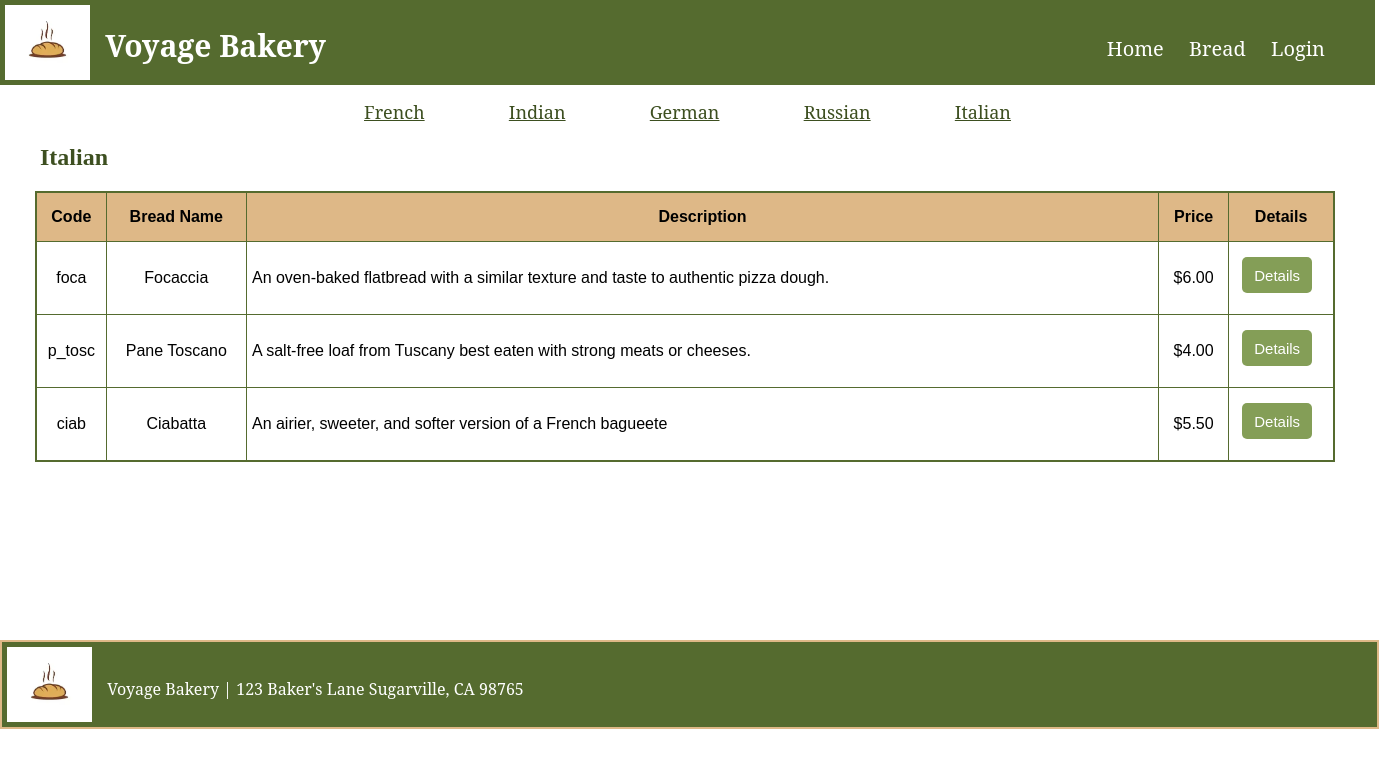
The app's page /bread_shop/bread.php?bread_category_id=5 with its own data.
### tables this page shows
CREATE TABLE IF NOT EXISTS `breadCategories` (
`breadCategoryID` int(11) NOT NULL,
  `breadCategoryName` varchar(255) NOT NULL,
  `dateAdded` datetime NOT NULL
);

CREATE TABLE IF NOT EXISTS `bread` (
`breadID` int(11) NOT NULL,
  `breadCategoryID` int(11) NOT NULL,
  `breadCode` varchar(10) NOT NULL,
  `breadName` varchar(255) NOT NULL,
  `description` text NOT NULL,
  `price` decimal(10,2) NOT NULL,
  `dateAdded` datetime NOT NULL
);

### bread_shop/bread.php (the view, shortened to what this page needs)
<?php
require("database.php");
$bread_category_id = filter_input(INPUT_GET, 'bread_category_id', FILTER_VALIDATE_INT);
$queryCategories = 'SELECT * FROM breadCategories
ORDER BY breadCategoryID';
$s1 = $db->prepare($queryCategories);
$s1->execute();
$bread_categories = $s1->fetchAll();
$query = 'SELECT * FROM bread
WHERE breadCategoryID = :bread_category_id
ORDER BY breadID';
$s = $db->prepare($query);
$s->bindValue(':bread_category_id', $bread_category_id);
$s->execute();
$breads = $s->fetchAll();
$queryCategoryName = 'SELECT * FROM breadCategories
where breadCategoryID = :bread_category_id
ORDER BY breadCategoryID';
$s2 = $db->prepare($queryCategoryName);
$s2->bindValue(':bread_category_id', $bread_category_id);
$s2->execute();
$bread_category_name = $s2->fetch();
?>
<html>
<head>
    <link rel = 'stylesheet' href = 'stylesheet.css'/>
</head>
<body>
    <?php include('header.php')?>
    <main id = 'bread-main'>
        <nav id = 'breads'>
            <?php foreach($bread_categories as $bread_category):?>
                <a class = 'bread_link' href = "?bread_category_id=<?php echo $bread_category['breadCategoryID'];?>">
                <?php echo $bread_category['breadCategoryName'];?></a>
            <?php endforeach; ?>
        </nav>
        <div id= 'tbl'>
        <h2 id = 'theader'><?php echo $bread_category_name['breadCategoryName']; ?></h2>
        <table>
        <tr class = 'ttitle'>
            <td style = 'width: 5%;'>Code</td>
            <td style = 'width: 10%;'>Bread Name</td>
            <td style = 'width: 65%;'>Description</td>
            <td style = 'width: 5%;'>Price</td>
            <td>Details</td>
        </tr>
        <?php foreach ($breads as $bread): ?>
        <tr>
            <td style = 'width: 5%;'><?php echo $bread['breadCode'];?></td>
            <td style = 'width: 10%;'><?php echo $bread['breadName'];?></td>
            <td style = 'width: 45%; text-align: left'><?php echo $bread['description'];?></td>
            <td style = 'width: 5%;'>$<?php echo $bread['price'];?></td>
            <td style = 'width: 7.5%'>
                    <form action = 'details.php' method = 'get' style = 'width: 50px'>
                        <input
                            style = 'margin-top: 10px'
                            type = 'submit'
                            value = 'Details'
                            class = 'button details-button'
                            id = 'details-button'
                        />
                    </form>
                </td>
        </tr>
        <?php endforeach;?>
        </table>
        </div>
    </main>
    <?php include('footer.php');?>
</body>
</html>

### bread_shop/stylesheet.css (style rules this page uses)
body { margin:0px; }
main { width: 1375px; margin-top: 55px; }
form { margin-left: 8px; width: 1350px; }
#tbl { font-family: 'Trebuchet MS', 'Lucida Sans Unicode', 'Lucida Grande', 'Lucida Sans', Arial, sans-serif, 'sans-serif'; margin-left: 35px; }
#breads { font-family: 'Garamond', 'serif'; width: 1375px; text-align: center; }
table { border: 2px solid darkolivegreen; border-spacing: 0; border-collapse: collapse; width: 1300px; text-align: center; }
table td { border: 1px solid darkolivegreen; padding: 5px; height: 50px; }
.ttitle { background: burlywood; font-weight: bold; }
.bread_link { margin: 40px; font-size: 18px; }
.bread_link:link { color: rgb(61, 79, 32); }
#theader { color: rgb(61, 79, 32); margin-left: 5px; }
#bread-main { height: 520px; margin-top: 100px; }
input.button { background-color: rgb(132, 158, 87); color: white; border-radius: 5px; width: 70px; height: 36px; border: none; font-size: 15px; }
h2 { margin-left: 40px; font-family: 'Trebuchet MS'; color: darkolivegreen; }

### records on screen
breadcategories: breadCategoryName "French"
breadcategories: breadCategoryName "Indian"
breadcategories: breadCategoryName "German"
breadcategories: breadCategoryName "Russian"
breadcategories: breadCategoryName "Italian"
bread: breadCode "foca", breadName "Focaccia", description "An oven-baked flatbread with a similar texture and taste to authentic pizza dough.", price "6.00"
bread: breadCode "p_tosc", breadName "Pane Toscano", description "A salt-free loaf from Tuscany best eaten with strong meats or cheeses.", price "4.00"
bread: breadCode "ciab", breadName "Ciabatta", description "An airier, sweeter, and softer version of a French bagueete", price "5.50"
